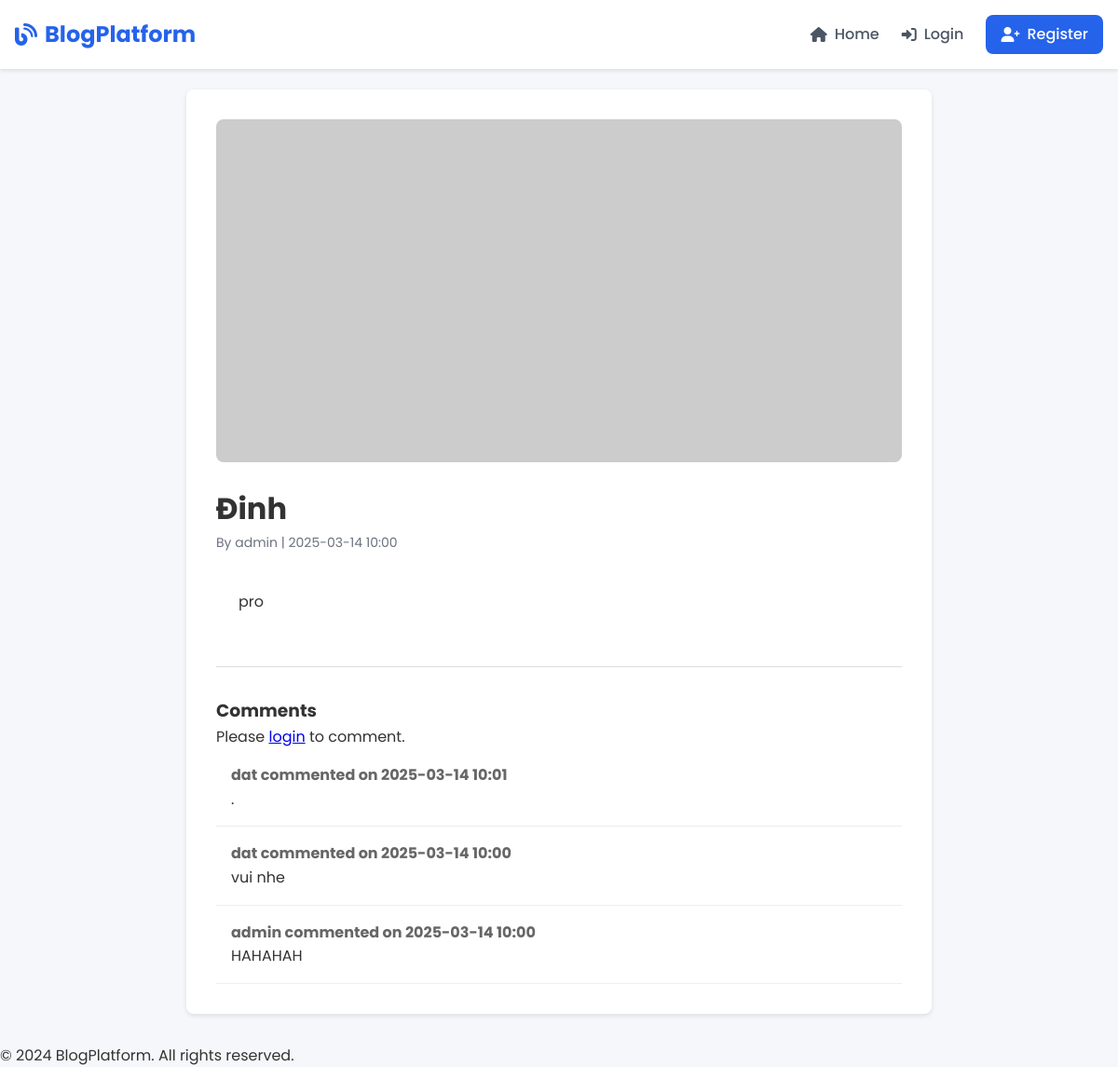
Page /post/7 on the committed database.
### tables this page shows
CREATE TABLE posts (
    id INTEGER PRIMARY KEY AUTOINCREMENT,
    title TEXT NOT NULL,
    content TEXT NOT NULL,
    image_url TEXT NOT NULL,
    created_at TIMESTAMP DEFAULT CURRENT_TIMESTAMP,
    updated_at TIMESTAMP DEFAULT CURRENT_TIMESTAMP,
    author_id INTEGER NOT NULL,
    FOREIGN KEY (author_id) REFERENCES users (id)
);

CREATE TABLE users (
    id INTEGER PRIMARY KEY AUTOINCREMENT,
    username TEXT UNIQUE NOT NULL,
    password TEXT NOT NULL,
    is_actor INTEGER DEFAULT 0  -- 0: normal user, 1: actor
);

CREATE TABLE comments (
    id INTEGER PRIMARY KEY AUTOINCREMENT,
    content TEXT NOT NULL,
    created_at TIMESTAMP DEFAULT CURRENT_TIMESTAMP,
    post_id INTEGER NOT NULL,
    user_id INTEGER NOT NULL,
    FOREIGN KEY (post_id) REFERENCES posts (id),
    FOREIGN KEY (user_id) REFERENCES users (id)
);

### app.py (the view)
@app.route('/post/<int:post_id>', methods=['GET', 'POST'])
def post_detail(post_id):
    db = get_db()
    post = db.execute('''
        SELECT p.*, u.username,
        (SELECT COUNT(*) FROM follows WHERE post_id = p.id) as follow_count
        FROM posts p
        JOIN users u ON p.author_id = u.id
        WHERE p.id = ?
    ''', (post_id,)).fetchone()
    comments = db.execute('''
        SELECT c.*, u.username
        FROM comments c
        JOIN users u ON c.user_id = u.id
        WHERE c.post_id = ?
        ORDER BY c.created_at DESC
    ''', (post_id,)).fetchall()
    is_following = False
    if g.user:
        follow = db.execute('''
            SELECT * FROM follows
            WHERE user_id = ? AND post_id = ?
        ''', (g.user['id'], post_id)).fetchone()
        is_following = follow is not None
    if request.method == 'POST' and g.user:
        content = request.form['content']
        db.execute('INSERT INTO comments (content, post_id, user_id) VALUES (?, ?, ?)',
                  (content, post_id, g.user['id']))
        db.commit()
        return redirect(url_for('post_detail', post_id=post_id))
    return render_template('post_detail.html',
                         post=post,
                         comments=comments,
                         is_following=is_following)

### app.py (called while the page is built)
@app.template_filter('format_datetime')
def format_datetime(value):
    if isinstance(value, str):
        try:
            value = datetime.strptime(value, '%Y-%m-%d %H:%M:%S')
        except ValueError:
            return value
    return value.strftime('%Y-%m-%d %H:%M')

def get_db():
    if 'db' not in g:
        g.db = sqlite3.connect(app.config['DATABASE'])
        g.db.row_factory = sqlite3.Row
    return g.db

@app.before_request
def load_logged_in_user():
    user_id = session.get('user_id')
    if user_id is None:
        g.user = None
    else:
        g.user = get_db().execute(
            'SELECT * FROM users WHERE id = ?', (user_id,)
        ).fetchone()

@app.context_processor
def utility_processor():
    return dict(g=g)

### templates/post_detail.html (shortened to what this page needs)
{% extends 'base.html' %}
{% block content %}
<div class="post-detail">
    <img src="{{ post.image_url }}" alt="Post image">
    <h1>{{ post.title }}</h1>
    <p class="post-meta">
        By {{ post.username }} |
        {{ post.created_at|format_datetime }}
    </p>
    <div class="post-content">
        {{ post.content }}
    </div>
    <div class="comments-section">
        <h3>Comments</h3>
        {% if g.user %}
            <form method="post" class="comment-form">
                <textarea name="content" required placeholder="Write a comment..."></textarea>
                <button type="submit">Comment</button>
            </form>
        {% else %}
            <p>Please <a href="{{ url_for('login') }}">login</a> to comment.</p>
        {% endif %}
        <div class="comments-list">
            {% for comment in comments %}
                <div class="comment">
                    <p class="comment-meta">
                        {{ comment.username }} commented on {{ comment.created_at|format_datetime }}
                    </p>
                    <p>{{ comment.content }}</p>
                </div>
            {% endfor %}
        </div>
    </div>
</div>
{% endblock %}

### static/css/style.css (style rules this page uses)
* { margin: 0; padding: 0; box-sizing: border-box; }
body { font-family: 'Poppins', sans-serif; line-height: 1.6; background-color: #f5f7fa; color: #333; }
.post-content { padding: 1.5rem; }
.post-meta { font-size: 0.875rem; color: #6b7280; margin-bottom: 1rem; }
.post-detail { max-width: 800px; margin: 0 auto; padding: 2rem; background: white; border-radius: 8px; box-shadow: 0 2px 5px rgba(0,0,0,0.1); }
.post-detail img { width: 100%; max-height: 400px; object-fit: cover; border-radius: 8px; margin-bottom: 1rem; }
.comments-section { margin-top: 2rem; padding-top: 2rem; border-top: 1px solid #ddd; }
.comment { padding: 1rem; border-bottom: 1px solid #eee; }
.comment-meta { font-weight: bold; color: #666; }

### rows in the picture
posts: title "Đinh", created_at "2025-03-14 10:00", content "pro"
users: username "admin"
comments: username "dat", created_at "2025-03-14 10:01", content "."
comments: username "dat", created_at "2025-03-14 10:00", content "vui nhe"
comments: username "admin", created_at "2025-03-14 10:00", content "HAHAHAH"
